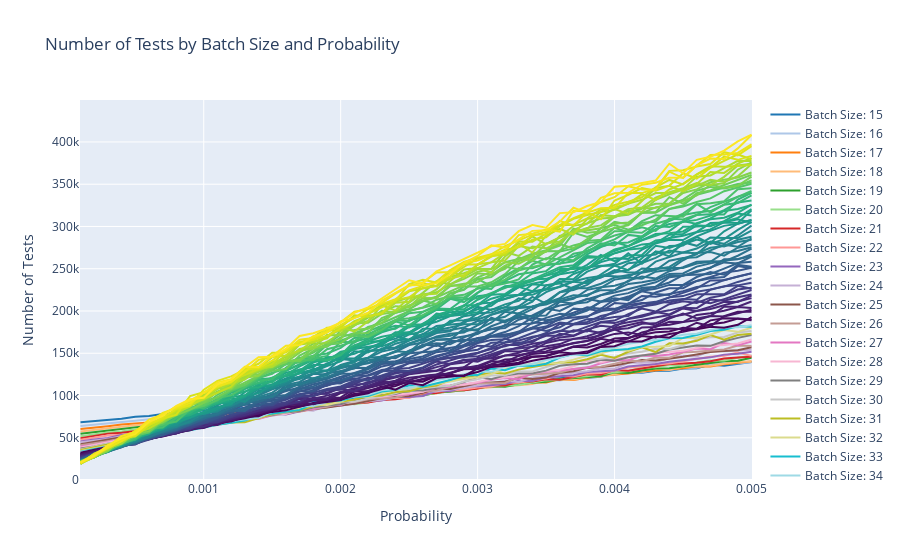

Notebook code cell kept with this figure:
### Code cell
sim_2_plotly = plot_interactive_monte_carlo(sim_2)
iplot(sim_2_plotly)
